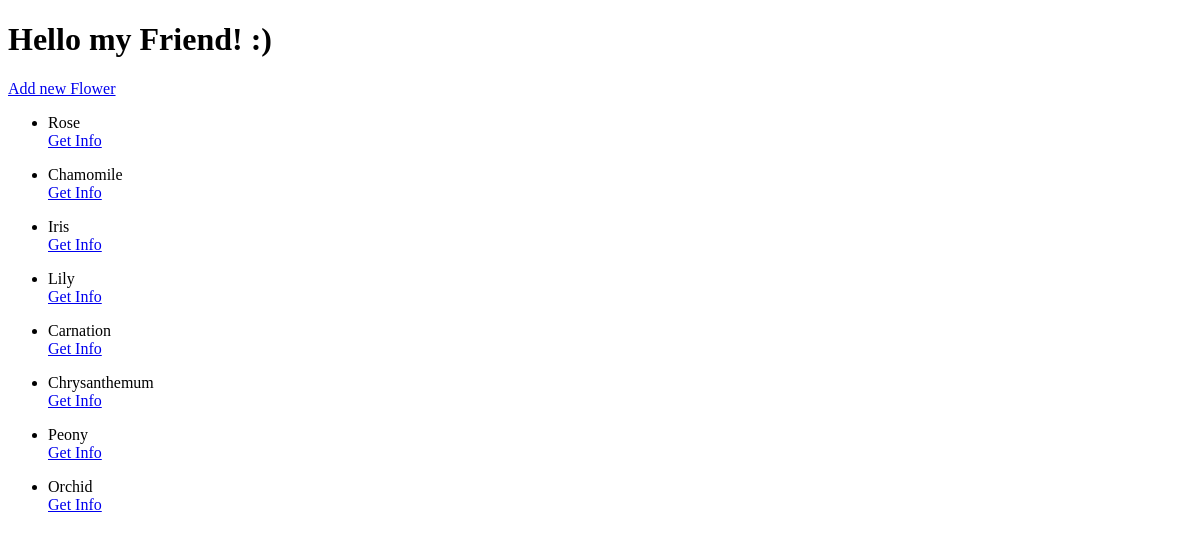
The page /blog/flowers on the database as committed earlier.
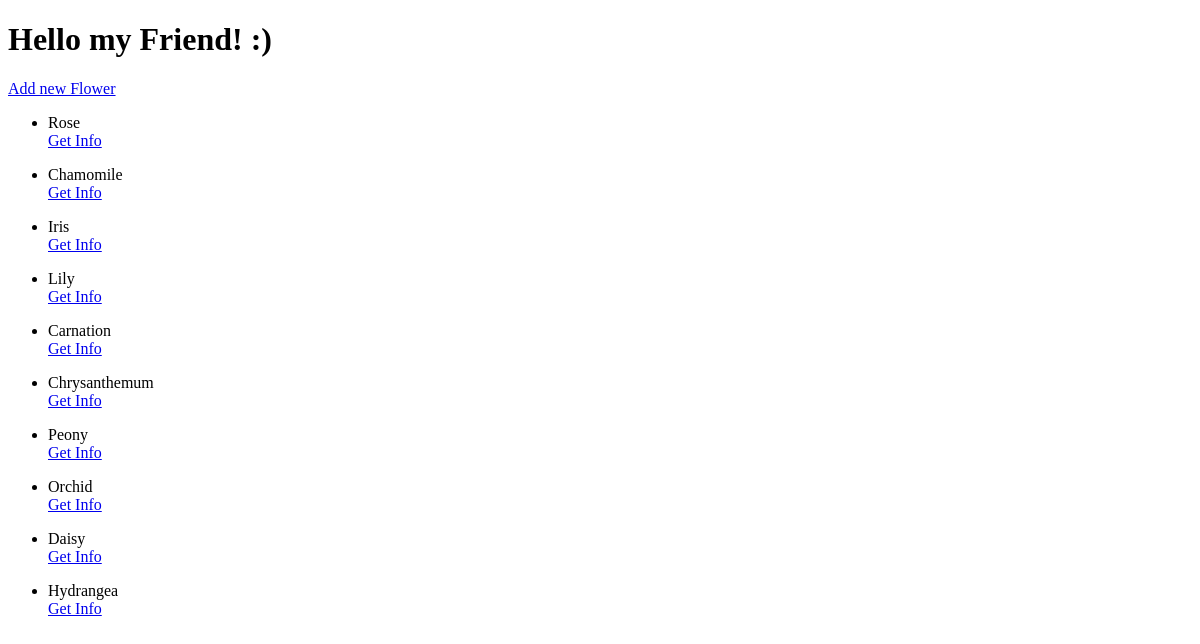
The same page on the database as committed later.
### blogapp/models.py (models this page shows, shortened)
class Flower(models.Model):
    name = models.CharField(max_length=100)
    color = models.CharField(max_length=20)
    image = models.ImageField(upload_to='flowers/', null=True, blank=True)

### blogapp/views.py (the view)
# urls.py: path('flowers', FlowersView, name='flowers_url'),
def FlowersView(request):
    color = request.GET.get('color')
    if color is not None:
        flowers_all = Flower.objects.filter(color=color.capitalize())
    else:
        flowers_all = Flower.objects.all()
    context = {
        'flowers': flowers_all,
        'message': 'Hello my Friend! :)'
    }
    return render(request=request, template_name='flowers_template.html', context=context)

### templates/flowers_template.html (shortened to what this page needs)
<!DOCTYPE html>
<html lang="en">
<head>
</head>
<body>
    <h1>{{ message }}</h1>
    <a href="{% url 'flower_create_url' %}">Add new Flower</a>
    <ul>
        {% for flower in flowers %}
        <li>
            <p>
                {{ flower.name }}
                <br>
                <a href="{% url 'flowers_detail_url' flower.id %}">Get Info</a>
            </p>
        </li>
        {% endfor %}
    </ul>
</body>
</html>

Rows that differ between the two databases and show on the page:
added Flower: name "Daisy"
added Flower: name "Hydrangea"
